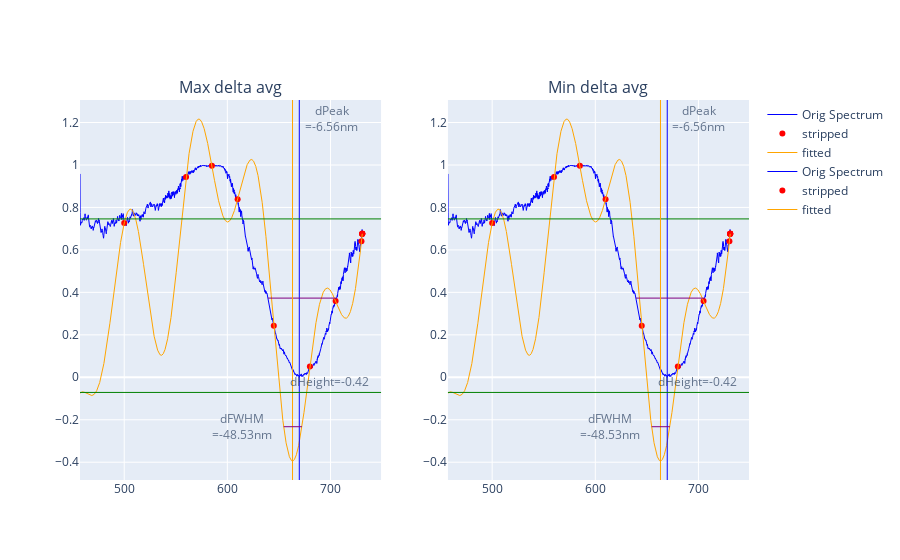

Notebook source saved alongside this figure:
### Code cell
import plotly.graph_objects as go
import plotly.express as px
from plotly.subplots import make_subplots



def plot_stats(df, fitted_df, stripped_df, title=None, stats_df=None, fitted_stats_df=None):

    cols_to_plot = []

    error_df = fitted_stats_df - stats_df
    max_peak_error_index = error_df['Peak'].abs().idxmax()
    min_peak_error_index = error_df['Peak'].abs().idxmin()
    cols_to_plot.append(max_peak_error_index)
    cols_to_plot.append(min_peak_error_index)

    fig = go.Figure()
    fig = make_subplots(rows=1, cols=2, subplot_titles=(f"Max delta {max_peak_error_index}", f"Min delta {min_peak_error_index}"))

    subplot = 0
    for name in cols_to_plot:
        subplot += 1
        fig.add_scatter(x=df.index, y=df[name], line_color='blue', mode='lines', name='Orig Spectrum', line=dict(width=1), row=1, col=subplot)
        fig.add_scatter(x=stripped_df.index, y=stripped_df[name] ,name='stripped', mode='markers', marker_color='red', row=1, col=subplot)
        fig.add_scatter(x=fitted_df.index, y=fitted_df[name] ,name='fitted', mode='lines', line_color='orange', line=dict(width=1), row=1, col=subplot)

        if stats_df is not None:
            fig.add_vline(x=stats_df.loc[name]['Peak'],
                        line_color='blue',
                        line_width=1,
                        row=1, col=subplot)
            
            # Recalculate some FWHM details to position lines on plot
            spectrum = df[name]
            min = spectrum.min()
            height = stats_df.loc[name]['Height']
            half_max=min+height/2
            hm_range = spectrum[spectrum <= half_max].index
            
            fig.add_shape(type="line",
                row=1, col=subplot,
                y0=half_max,
                y1=half_max,
                x0=hm_range[0],
                x1=hm_range[-1],
                line=dict(
                    color="Purple",
                    width=1,
                ))
            
            fig.add_hline(
                y=min+height,
                row=1, col=subplot,
                line_color='green',
                line_width=1)

        if fitted_stats_df is not None:
            delta_peak = fitted_stats_df.loc[name]['Peak'] - stats_df.loc[name]['Peak']
            delta_fwhm = fitted_stats_df.loc[name]['FWHM'] - stats_df.loc[name]['FWHM']
            delta_height = fitted_stats_df.loc[name]['Height'] - stats_df.loc[name]['Height']

            fig.add_vline(x=fitted_stats_df.loc[name]['Peak'], 
                        line_color='orange',
                        line_width=1,
                        row=1, col=subplot,
                        annotation=dict(
                            text=f"dPeak<br>={delta_peak:.2f}nm",
                            xanchor="left",
                            xshift=10,
                            opacity=0.7),
                            )
            
            # Recalculate some FWHM details to position lines on plot
            spectrum = fitted_df[name]
            min = spectrum.min()
            height = fitted_stats_df.loc[name]['Height']
            half_max=min+height/2
            hm_range = spectrum[spectrum <= half_max].index
            
            fig.add_shape(type="line",
                row=1, col=subplot,
                y0=half_max,
                y1=half_max,
                x0=hm_range[0],
                x1=hm_range[-1],
                line=dict(
                    color="Purple",
                    width=1),
                )


            fig.add_annotation(
                text=f"dFWHM<br>={delta_fwhm:.2f}nm",
                row=1, col=subplot,
                x=hm_range[0], y=half_max,
                showarrow=False,
                xanchor="right",
                xshift=-10,
                yshift=0,
                opacity=0.7,
            )
            
            fig.add_hline(
                y=min+height,
                row=1, col=subplot,
                line_color='green',
                line_width=1,
                annotation=dict(
                    text=f"dHeight={delta_height:.2f}",
                    xanchor="right",
                    xshift=-10,
                    opacity=0.7),
                )

    fig.show()

plot_stats(df, fitted_df, stripped_df, title='Spectrometer Data', stats_df=stats_df, fitted_stats_df=fitted_stats_df)

### Figure 1 — Plotly figure (JSON) as saved in the notebook; plotly's stock layout.template omitted (floating-point values rounded to 4 significant figures; data arrays with more than 128 entries replaced by an {"elided": "..."} marker saying what was removed)
{"data": [{"line": {"color": "blue", "width": 1}, "mode": "lines", "name": "Orig Spectrum", "type": "scatter", "x": {"elided": "4095 float values"}, "xaxis": "x", "y": {"elided": "4095 float values"}, "yaxis": "y"}, {"marker": {"color": "red"}, "mode": "markers", "name": "stripped", "type": "scatter", "x": [500.0, 560.0, 585.0, 610.0, 645.0, 680.0, 705.0, 730.0, 730.8, 730.8, 730.8, 730.8, 730.8], "xaxis": "x", "y": [0.727, 0.944, 0.996, 0.839, 0.243, 0.051, 0.359, 0.641, 0.676, 0.676, 0.676, 0.676, 0.676], "yaxis": "y"}, {"line": {"color": "orange", "width": 1}, "mode": "lines", "name": "fitted", "type": "scatter", "x": {"elided": "4095 float values"}, "xaxis": "x", "y": {"elided": "4095 float values"}, "yaxis": "y"}, {"line": {"color": "blue", "width": 1}, "mode": "lines", "name": "Orig Spectrum", "type": "scatter", "x": {"elided": "4095 float values"}, "xaxis": "x2", "y": {"elided": "4095 float values"}, "yaxis": "y2"}, {"marker": {"color": "red"}, "mode": "markers", "name": "stripped", "type": "scatter", "x": [500.0, 560.0, 585.0, 610.0, 645.0, 680.0, 705.0, 730.0, 730.8, 730.8, 730.8, 730.8, 730.8], "xaxis": "x2", "y": [0.727, 0.944, 0.996, 0.839, 0.243, 0.051, 0.359, 0.641, 0.676, 0.676, 0.676, 0.676, 0.676], "yaxis": "y2"}, {"line": {"color": "orange", "width": 1}, "mode": "lines", "name": "fitted", "type": "scatter", "x": {"elided": "4095 float values"}, "xaxis": "x2", "y": {"elided": "4095 float values"}, "yaxis": "y2"}], "layout": {"annotations": [{"font": {"size": 16}, "showarrow": false, "text": "Max delta avg", "x": 0.225, "xanchor": "center", "xref": "paper", "y": 1, "yanchor": "bottom", "yref": "paper"}, {"font": {"size": 16}, "showarrow": false, "text": "Min delta avg", "x": 0.775, "xanchor": "center", "xref": "paper", "y": 1, "yanchor": "bottom", "yref": "paper"}, {"opacity": 0.7, "showarrow": false, "text": "dPeak<br>=-6.56nm", "x": 663.2, "xanchor": "left", "xref": "x", "xshift": 10, "y": 1, "yanchor": "top", "yref": "y domain"}, {"opacity": 0.7, "showarrow": false, "text": "dFWHM<br>=-48.53nm", "x": 654.6, "xanchor": "right", "xref": "x", "xshift": -10, "y": -0.2328, "yref": "y", "yshift": 0}, {"opacity": 0.7, "showarrow": false, "text": "dHeight=-0.42", "x": 1, "xanchor": "right", "xref": "x domain", "xshift": -10, "y": -0.07127, "yanchor": "bottom", "yref": "y"}, {"opacity": 0.7, "showarrow": false, "text": "dPeak<br>=-6.56nm", "x": 663.2, "xanchor": "left", "xref": "x2", "xshift": 10, "y": 1, "yanchor": "top", "yref": "y2 domain"}, {"opacity": 0.7, "showarrow": false, "text": "dFWHM<br>=-48.53nm", "x": 654.6, "xanchor": "right", "xref": "x2", "xshift": -10, "y": -0.2328, "yref": "y2", "yshift": 0}, {"opacity": 0.7, "showarrow": false, "text": "dHeight=-0.42", "x": 1, "xanchor": "right", "xref": "x2 domain", "xshift": -10, "y": -0.07127, "yanchor": "bottom", "yref": "y2"}], "shapes": [{"line": {"color": "blue", "width": 1}, "type": "line", "x0": 669.7, "x1": 669.7, "xref": "x", "y0": 0, "y1": 1, "yref": "y domain"}, {"line": {"color": "Purple", "width": 1}, "type": "line", "x0": 639.4, "x1": 705.8, "xref": "x", "y0": 0.373, "y1": 0.373, "yref": "y"}, {"line": {"color": "green", "width": 1}, "type": "line", "x0": 0, "x1": 1, "xref": "x domain", "y0": 0.746, "y1": 0.746, "yref": "y"}, {"line": {"color": "orange", "width": 1}, "type": "line", "x0": 663.2, "x1": 663.2, "xref": "x", "y0": 0, "y1": 1, "yref": "y domain"}, {"line": {"color": "Purple", "width": 1}, "type": "line", "x0": 654.6, "x1": 672.3, "xref": "x", "y0": -0.2328, "y1": -0.2328, "yref": "y"}, {"line": {"color": "green", "width": 1}, "type": "line", "x0": 0, "x1": 1, "xref": "x domain", "y0": -0.07127, "y1": -0.07127, "yref": "y"}, {"line": {"color": "blue", "width": 1}, "type": "line", "x0": 669.7, "x1": 669.7, "xref": "x2", "y0": 0, "y1": 1, "yref": "y2 domain"}, {"line": {"color": "Purple", "width": 1}, "type": "line", "x0": 639.4, "x1": 705.8, "xref": "x2", "y0": 0.373, "y1": 0.373, "yref": "y2"}, {"line": {"color": "green", "width": 1}, "type": "line", "x0": 0, "x1": 1, "xref": "x2 domain", "y0": 0.746, "y1": 0.746, "yref": "y2"}, {"line": {"color": "orange", "width": 1}, "type": "line", "x0": 663.2, "x1": 663.2, "xref": "x2", "y0": 0, "y1": 1, "yref": "y2 domain"}, {"line": {"color": "Purple", "width": 1}, "type": "line", "x0": 654.6, "x1": 672.3, "xref": "x2", "y0": -0.2328, "y1": -0.2328, "yref": "y2"}, {"line": {"color": "green", "width": 1}, "type": "line", "x0": 0, "x1": 1, "xref": "x2 domain", "y0": -0.07127, "y1": -0.07127, "yref": "y2"}], "xaxis": {"anchor": "y", "domain": [0, 0.45]}, "xaxis2": {"anchor": "y2", "domain": [0.55, 1]}, "yaxis": {"anchor": "x", "domain": [0, 1]}, "yaxis2": {"anchor": "x2", "domain": [0, 1]}}}
